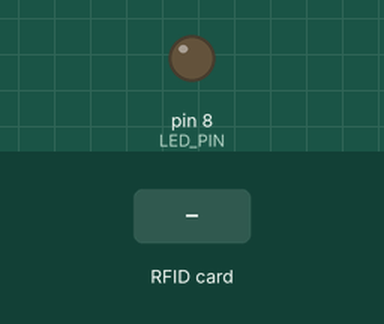
Recording of a sketch running on a simulated Arduino Uno, built with avr-gcc and run on an emulated ATmega328P. Shown: output pins drawn as LEDs (lit = HIGH). The test bench sets the inputs (shaded band). Pins used as bus, display or sensor lines are not drawn; what the sketch prints to the serial monitor is not drawn.

Above: at 1.2 s.
1.3 s: RFID card 39 C3 BB 99 held to the reader
At 2.2 s:
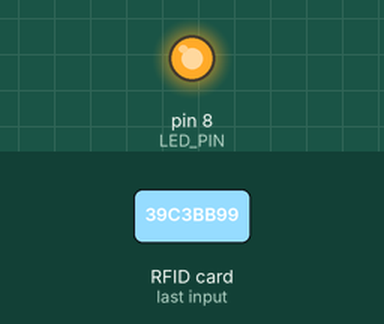
2.8 s: RFID card 5E 7A 19 C4 held to the reader
Timing chart, 0 to 5.8 s (numbered marks = the images above; inputs shaded):
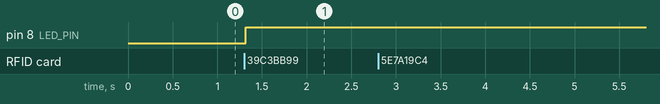

Measured:
- after the input at 1.3 s, pin 8 (LED_PIN): LOW → HIGH at once
- after the input at 2.8 s, every drawn part: stays the same

The sketch:

RFID.ino
```cpp
#include <SPI.h>
#include <MFRC522.h>

// RC522 pins (Arduino UNO)
#define SS_PIN 10
#define RST_PIN 9
#define LED_PIN 8

MFRC522 mfrc522(SS_PIN, RST_PIN);

// Change this to your card/tag UID (uppercase, no spaces)
String AUTH_UID = "39C3BB99";

// Forward declaration
bool readID(String &uidUpper);

void setup() {
  pinMode(LED_PIN, OUTPUT);
  digitalWrite(LED_PIN, LOW);

  Serial.begin(115200);
  SPI.begin();
  mfrc522.PCD_Init();

  Serial.println("RC522 Ready. Tap a card...");
}

void loop() {
  String tagID;
  if (readID(tagID)) {
    Serial.print("Card UID: ");
    Serial.println(tagID);

    if (tagID == AUTH_UID) {
      // Toggle LED on authorized card
      digitalWrite(LED_PIN, !digitalRead(LED_PIN));
      Serial.println("Access Granted ✅ (LED toggled)");
    } else {
      Serial.println("Access Denied ❌");
      // Optional: force LED off on unauthorized card
      // digitalWrite(LED_PIN, LOW);
    }

    // Simple de-bounce: wait until the card is removed
    // so we don't trigger multiple times for one tap
    delay(150);
    while (mfrc522.PICC_IsNewCardPresent() || mfrc522.PICC_ReadCardSerial()) {
      delay(50);
    }
  }
  // Small idle delay
  delay(20);
}

// Reads a card and returns its UID as uppercase hex in uidUpper.
// Returns true if a new card was read.
bool readID(String &uidUpper) {
  // No new card?
  if (!mfrc522.PICC_IsNewCardPresent()) return false;
  if (!mfrc522.PICC_ReadCardSerial())   return false;

  // Build UID string
  uidUpper = "";
  for (byte i = 0; i < mfrc522.uid.size; i++) {
    if (mfrc522.uid.uidByte[i] < 0x10) uidUpper += "0";  // leading zero
    uidUpper += String(mfrc522.uid.uidByte[i], HEX);
  }
  uidUpper.toUpperCase();

  // Halt PICC & stop encryption (good practice)
  mfrc522.PICC_HaltA();
  mfrc522.PCD_StopCrypto1();

  return true;
}
```
